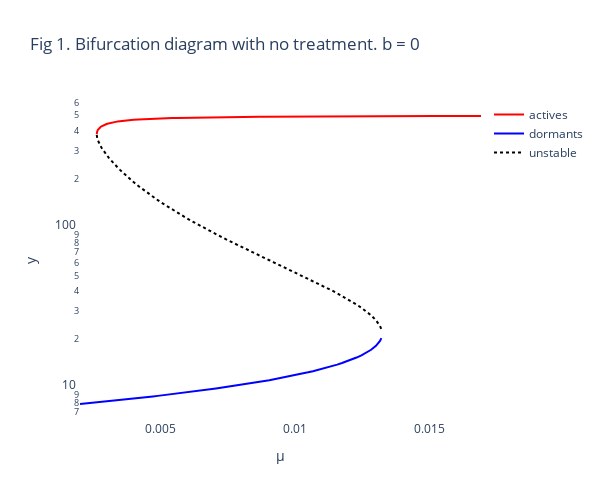

The notebook cell this image was saved under:
### Code cell
fig.add_trace(go.Scatter(x=actives.mu, y=actives.y, mode='lines', name = "actives",
                        line={"color":"red"}|get_line_mode(stable=True)))

fig.add_trace(go.Scatter(x=dormants.mu, y=dormants.y, mode='lines', name = "dormants",
                        line={"color":"blue"}|get_line_mode(stable=True)))

fig.add_trace(go.Scatter(x=unstables.mu, y=unstables.y, mode='lines', name = "unstable",
                        line={"color":"black"}|get_line_mode(stable=False)))
# fig.add_trace(go.Scatter(x=df.mu, y=df.y, mode='markers', name = "y"))
fig.update_layout(title="Fig 1. Bifurcation diagram with no treatment. b = 0")
fig.update_layout(xaxis={"title": "μ"}, yaxis={"title": "y"}, template="plotly_white",autosize=False,
    width=600,
    height=500)
fig.update_yaxes(type="log")
fig.update_xaxes(showgrid=False)
fig.update_yaxes(showgrid=False)
